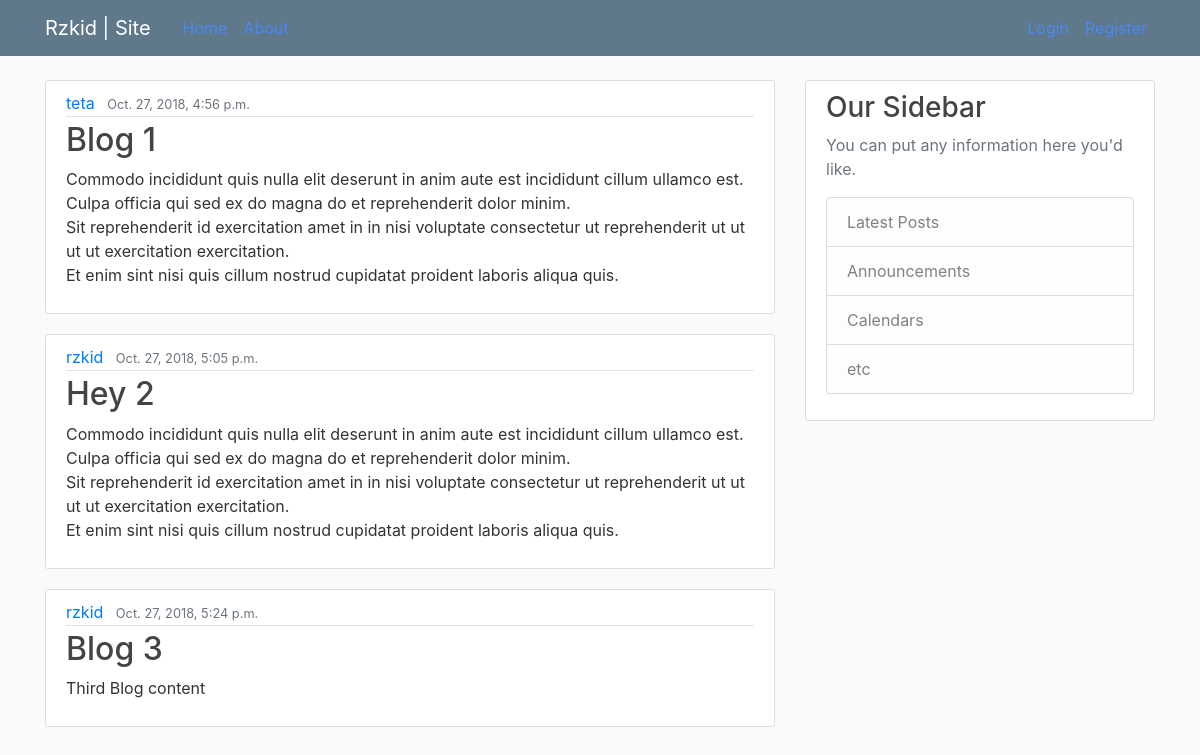
The page / on the database its author committed.
### blog/models.py (models this page shows, shortened)
class Post(models.Model):
	title = models.CharField(max_length = 100)
	content =  models.TextField()
	date_posted = models.DateTimeField(default = timezone.now)
	author = models.ForeignKey(User, on_delete = models.CASCADE)

### blog/views.py (the view)
# urls.py: url(r'^$', views.home, name='blog-home'),
def home(request):
	context = {
		'posts': Post.objects.all()
	}
	return render(request, 'blog/home.html', context)

### blog/templates/blog/home.html
{% extends "blog/base.html" %}
{% block content %}
	{%for post in posts%}<article class="media content-section">
		<div class="media-body">
			<div class="article-metadata">
				<a class="mr-2" href="#">{{ post.author }}</a>
				<small class="text-muted">{{ post.date_posted}}</small>
			</div>
			<h2><a class="article-title" href="#">{{ post.title }}</a></h2>
			<p class="article-content">{{ post.content }}</p>
		</div>
	</article>
	{%endfor%}
{%endblock content%}

### blog/templates/blog/base.html (shortened to what this page needs)
{% load static %}
<html>
	<head>
		<link rel="stylesheet" href="https://maxcdn.bootstrapcdn.com/bootstrap/4.0.0/css/bootstrap.min.css">
		<link rel="stylesheet" type="text/css" href="{% static 'blog/css/main.css' %}">
		<body>
			<header class="site-header">
				<nav class="navbar navbar-expand-md navbar-dark bg-steel fixed-top">
					<div class="container">
						<a class="navbar-brand mr-4" href="/">Rzkid | Site</a>
						<div class="collapse navbar-collapse" id="navbarToggle">
							<div class="navbar-nav mr-auto">
								<a class="nav-item nav-link" href="{%url 'blog-home'%}">Home</a>
								<a class="nav-item nav-link" href="{% url 'blog-about' %}">About</a>
							</div>
							<div class="navbar-nav">
								<a class="nav-item nav-link" href="#">Login</a>
								<a class="nav-item nav-link" href="{% url 'register' %}">Register</a>
							</div>
						</div>
					</div>
				</nav>
			</header>
			<main role="main" class="container">
				<div class="row">
					<div class="col-md-8">
						{% block content %}{% endblock %}
						</div>
						<div class="col-md-4">
							<div class="content-section">
								<h3>Our Sidebar</h3>
								<p class='text-muted'>You can put any information here you'd like.
									<ul class="list-group">
										<li class="list-group-item list-group-item-light">Latest Posts</li>
										<li class="list-group-item list-group-item-light">Announcements</li>
										<li class="list-group-item list-group-item-light">Calendars</li>
										<li class="list-group-item list-group-item-light">etc</li>
									</ul>
								</p>
							</div>
						</div>
					</div>
				</main>
			</body>
		</html>

### blog/static/blog/css/main.css (style rules this page uses)
body { background: #fafafa; color: #333333; margin-top: 5rem; }
h1, h2, h3, h4, h5, h6 { color: #444444; }
ul { margin: 0; }
.bg-steel { background-color: #5f788a; }
.site-header .navbar-nav .nav-link { color: #4989F4; }
.content-section { background: #ffffff; padding: 10px 20px; border: 1px solid #dddddd; border-radius: 3px; margin-bottom: 20px; }
.article-title { color: #444444; }
.article-content { white-space: pre-line; }
.article-metadata { padding-bottom: 1px; margin-bottom: 4px; border-bottom: 1px solid #e3e3e3 }

### rows shown on the page
Post: author "teta", date_posted "Oct. 27, 2018, 4:56 p.m.", title "Blog 1", content "Commodo incididunt quis nulla elit deserunt in anim aute est incididunt cillum ullamco est. Culpa officia qui sed ex do magna do et reprehenderit dolor minim. Sit reprehenderit id exercitation amet in in nisi voluptate consectetur ut reprehenderit ut ut ut ut exercitation exercitation. Et enim sint nisi quis cillum nostrud cupidatat proident laboris aliqua quis."
Post: author "rzkid", date_posted "Oct. 27, 2018, 5:05 p.m.", title "Hey 2", content "Commodo incididunt quis nulla elit deserunt in anim aute est incididunt cillum ullamco est. Culpa officia qui sed ex do magna do et reprehenderit dolor minim. Sit reprehenderit id exercitation amet in in nisi voluptate consectetur ut reprehenderit ut ut ut ut exercitation exercitation. Et enim sint nisi quis cillum nostrud cupidatat proident laboris aliqua quis."
Post: author "rzkid", date_posted "Oct. 27, 2018, 5:24 p.m.", title "Blog 3", content "Third Blog content"
